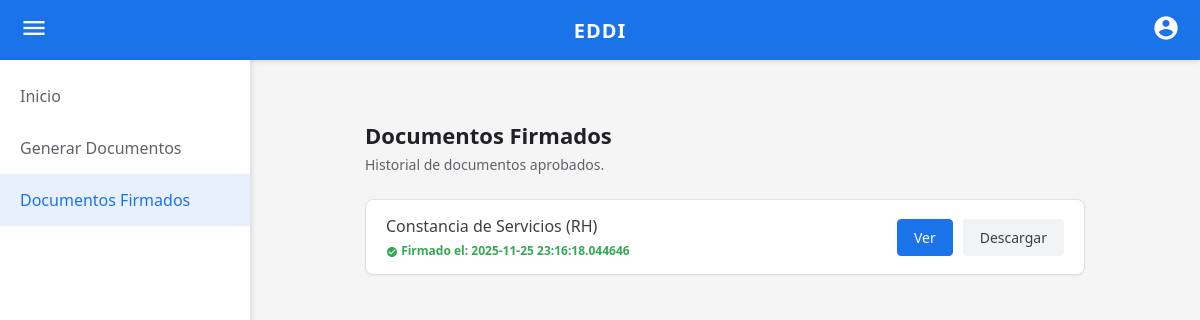
Page /documentos_firmados (signed in) on the earlier database version.
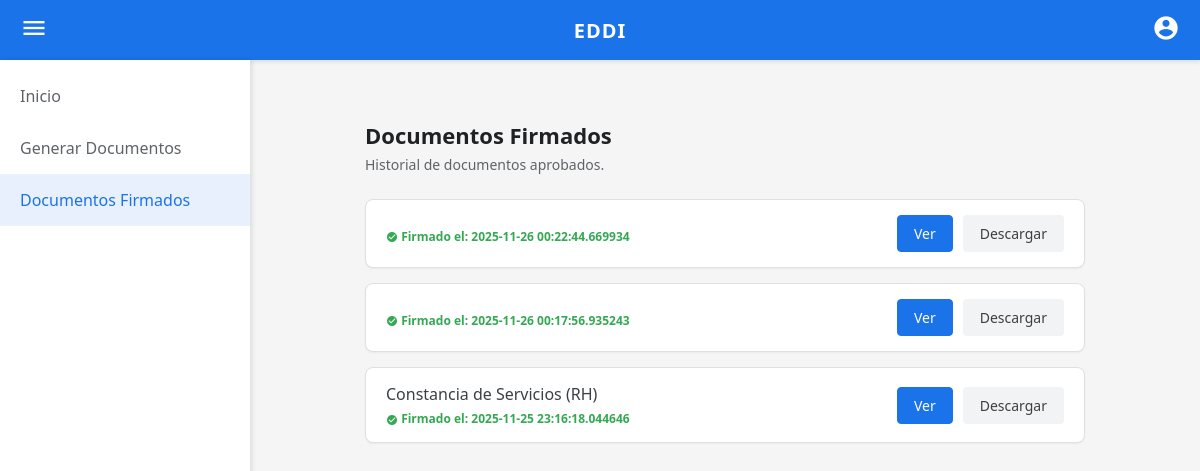
Same page on the later database version.
### tables this page shows
CREATE TABLE SolicitudesDocumentos (
    id_solicitud INTEGER PRIMARY KEY AUTOINCREMENT,
    id_docente_solicitante INTEGER NOT NULL,
    id_usuario_destinatario INTEGER NOT NULL,
    tipo_documento TEXT NOT NULL,
    estado TEXT DEFAULT 'Pendiente', 
    fecha_solicitud TEXT DEFAULT (date('now')),
    fecha_firma TEXT,
    motivo_rechazo TEXT,
    FOREIGN KEY (id_docente_solicitante) REFERENCES Docentes(id_docente),
    FOREIGN KEY (id_usuario_destinatario) REFERENCES Usuarios(id_usuario)
);

### app.py (the view)
@app.route('/documentos_firmados')
def documentos_firmados():
    if 'user_id' not in session: return redirect(url_for('login'))
    user_id = session['user_id']
    conn = get_db_connection()
    cursor = conn.cursor()
    query = """
        SELECT * FROM SolicitudesDocumentos
        WHERE id_docente_solicitante = ? AND estado = 'Firmado'
        ORDER BY fecha_firma DESC
    """
    cursor.execute(query, (user_id,))
    documentos = cursor.fetchall()
    conn.close()
    datos_docente = obtener_datos_docente_completo(user_id)
    return render_template('documentos_firmados.html', docente=datos_docente, documentos=documentos)

### app.py (called while the page is built)
def get_db_connection():
    base_dir = os.path.abspath(os.path.dirname(__file__))
    db_path = os.path.join(base_dir, 'EDDI.db')
    conn = sqlite3.connect(db_path)
    conn.row_factory = sqlite3.Row
    return conn

def obtener_datos_docente_completo(user_id):
    conn = get_db_connection()
    cursor = conn.cursor()
    query = """
        SELECT d.*, i.nombre_institucion, p.nombre_plaza, p.clave_presupuestal, dept.nombre AS departamento
        FROM Docentes d
        JOIN Instituciones i ON d.id_institucion = i.id_institucion
        JOIN Plazas p ON d.id_plaza = p.id_plaza
        JOIN Departamentos dept ON d.id_departamento = dept.id_departamento
        WHERE d.id_docente = ?
    """
    cursor.execute(query, (user_id,))
    datos = cursor.fetchone()
    conn.close()
    return datos

### templates/documentos_firmados.html (shortened to what this page needs)
<!DOCTYPE html>
<html lang="es">
<head>
    <link rel="stylesheet" href="{{ url_for('static', filename='dashboard.css') }}">
</head>
<body>
    <header class="main-header">
        <div class="icon-container" id="menu-toggle-btn"><span class="material-icons">menu</span></div>
        <div class="logo-text">EDDI</div>
        <div class="icon-container"><span class="material-icons">account_circle</span></div>
    </header>
    <div id="sidebar" class="sidebar show">
        <a href="{{ url_for('dashboard') }}" class="sidebar-link">Inicio</a>
        {% if session['rol'] == 'docente' %}
            <a href="{{ url_for('generar_documentos') }}" class="sidebar-link">Generar Documentos</a>
            <a href="{{ url_for('documentos_firmados') }}" class="sidebar-link active">Documentos Firmados</a>
        {% endif %}
    </div>
    <main class="main-content-fixed">
        <div class="docs-container">
            <h2>Documentos Firmados</h2>
            <p class="subtitle">Historial de documentos aprobados.</p>
            <div class="docs-list">
                {% if documentos %}
                    {% for doc in documentos %}
                    <div class="doc-item">
                        <div style="display:flex; flex-direction:column;">
                            <span class="doc-name">{% if doc.tipo_documento == 'constancia_rh' %}Constancia de Servicios (RH){% endif %}</span>
                            <span style="font-size: 12px; color: #34a853; margin-top: 5px; font-weight: bold;">
                                <span class="material-icons" style="font-size: 12px; vertical-align: middle;">check_circle</span>
                                Firmado el: {{ doc.fecha_firma }}
                            </span>
                        </div>
                        <div class="doc-buttons">
                            <a href="{{ url_for('ver_documento', tipo=doc.tipo_documento, id_solicitud=doc.id_solicitud) }}" target="_blank" class="btn-preview">Ver</a>
                            <a href="{{ url_for('descargar_documento', tipo=doc.tipo_documento, id_solicitud=doc.id_solicitud) }}" class="btn-download">Descargar</a>
                        </div>
                    </div>
                    {% endfor %}
                {% else %}
                    <div class="docs-list-placeholder"><p style="color: #666; font-style: italic;">Aún no tienes documentos firmados.</p></div>
                {% endif %}
            </div>
        </div>
    </main>
</body>
</html>

Differences in the rows shown:
added SolicitudesDocumentos: fecha_firma "2025-11-26 00:22:44.669934"
added SolicitudesDocumentos: fecha_firma "2025-11-26 00:17:56.935243"
